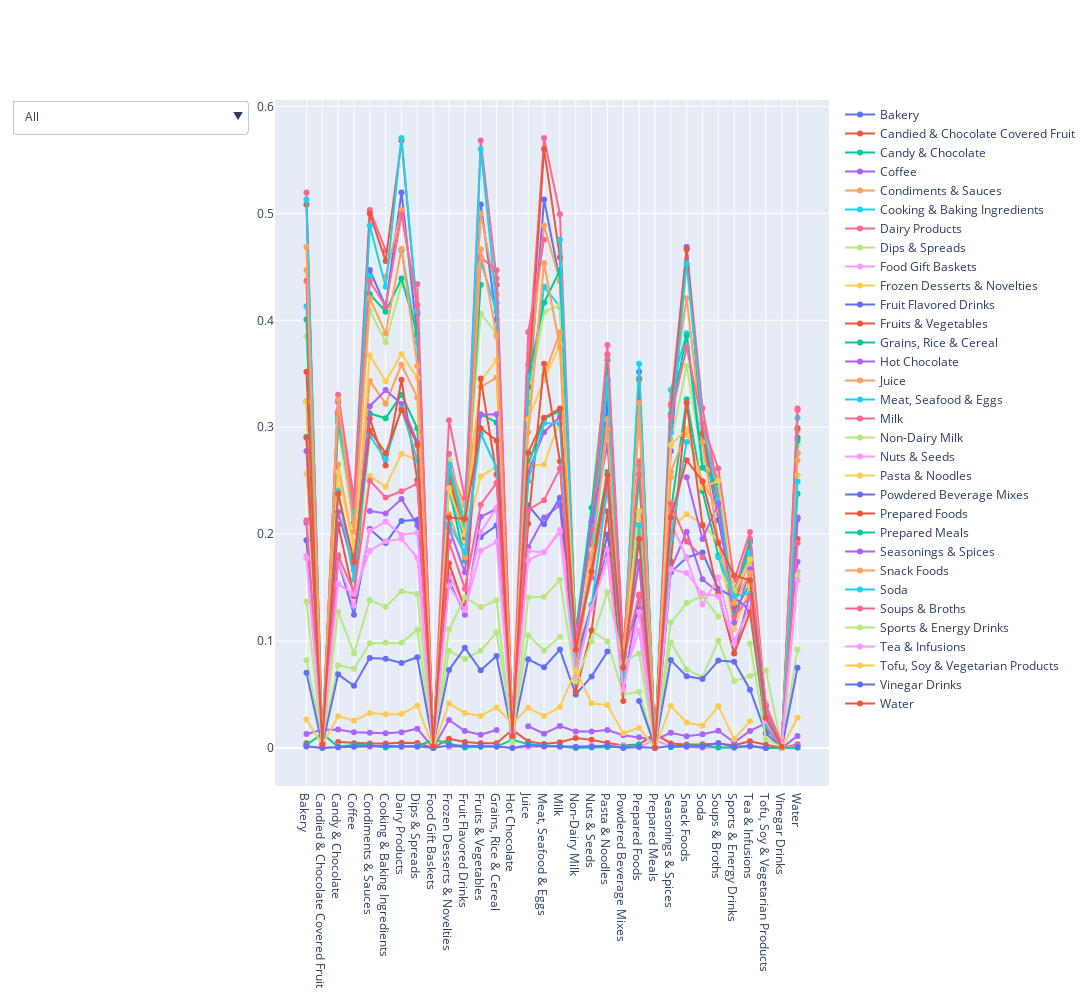

The notebook cell this image was saved under:
### Code cell
diag = np.diag(np.diag(df))
df = df.mask(diag != 0)

fig = go.Figure()

addAll = True

# Do not show diagnoal values
for col in df.columns.to_list():
    fig.add_trace(
        go.Scatter(
            x = df.index,
            y = df.loc[col],
            name = col,
            connectgaps=False,
            mode='lines+markers',
            line={'dash': 'solid'}))
    
button_all = dict(label = 'All',
                  method = 'update',
                  args = [{'visible': df.columns.isin(df.columns),
                          'title': 'All', 
                          'showlegend': True}])

def create_layout_button(column):
    return dict(label = column,
               method = 'update',
               args = [{'visible': df.columns.isin([column]),
                       'title': column,
                       'showlegend': True}])

fig.update_layout(autosize=False,
    width=2000,
    height=1000,
    updatemenus = [go.layout.Updatemenu(
        active = 0,
        buttons = ([button_all]*addAll) + list(df.columns.map(lambda col:\
                                                             create_layout_button(col))))])
fig.show()
